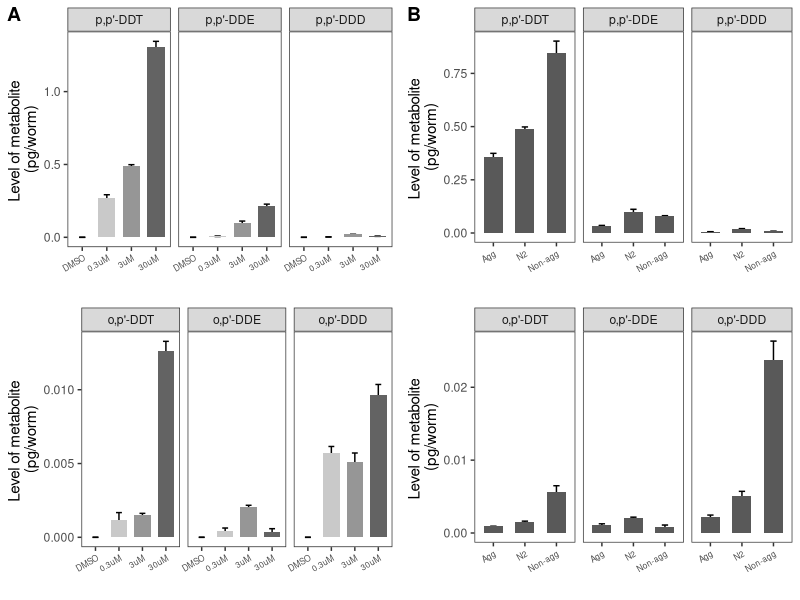
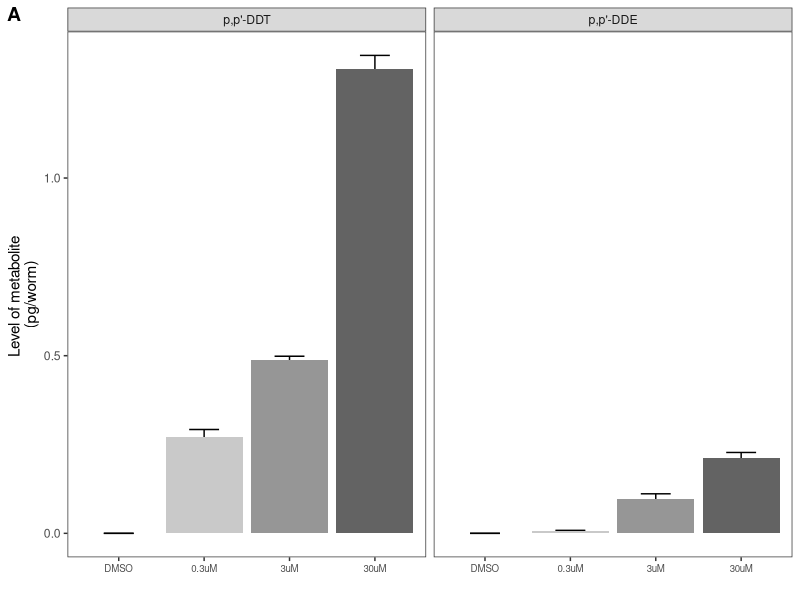

R code for these plots, in order:
#################
# LEVELS OF DDT AND METABOLITES MEASURED IN WORMS
#################

# THERE ARE TWO TYPES OF MEASUREMENTS:
# 1. SAMPLE CONCENTRATION (NG OF CHEMICAL / WORM)
# 2. EXTRACT CONCENTRATION (AMOUNT/L, PPB)

# THERE ARE TWO TYPES OF COMPARISONS:
# 1. THREE LEVELS OF EXPOSURE IN WILDTYPE WORMS: 0, 0.3, 3, AND 30 uM
# 2. LEVELS OF 0.3uM DDT IN ALL THREE STRAINS COMPARED TO THE DMSO CONTROL

# Call in file for sample concentration analysis

library(tidyverse)
library(cowplot)
options(scipen=999)


sample.conc <- read_csv("DDT_levels/data/sample_conc.csv") %>% 
    gather(key = "chemical", value = "levels", -sample) %>% 
    mutate(group = paste0(unlist(lapply(str_split(sample, "_"), function(x) x[1])), "_",
                          unlist(lapply(str_split(sample, "_"), function(x) x[2])))) %>% 
    mutate(strain = unlist(lapply(str_split(sample, "_"), function(x) x[1]))) %>% 
    mutate_if(is.character, str_replace_all, pattern = "<LOD", replacement = "0") %>% 
    modify_at(c("levels"), as.numeric)

sample.conc.avg <- sample.conc %>% 
    mutate(levels.pg = levels * 1000) %>% 
    group_by(chemical, group) %>% 
    summarise(avg.level = mean(levels.pg), sd.level = sd(levels.pg))



sample.conc.avg$chemical <- factor(sample.conc.avg$chemical, levels = c("p,p'-DDT",
                                                                        "p,p'-DDE",
                                                                        "p,p'-DDD",
                                                                        "o,p'-DDT",
                                                                        "o,p'-DDE",
                                                                        "o,p'-DDD"))

n2_figure <- sample.conc.avg %>% 
    mutate(strain = unlist(lapply(str_split(group, "_"), function(x) x[1]))) %>% 
    mutate(exposure = unlist(lapply(str_split(group, "_"), function(x) x[2]))) %>% 
    filter(strain == "N2") %>% 
    filter(chemical %in% c("p,p'-DDT",
                           "p,p'-DDE")) %>% 
    mutate(pgmean = avg.level * 1000) %>% 
    ggplot(aes(x = fct_reorder(exposure, avg.level, mean), y = avg.level, fill = exposure)) +
    geom_errorbar(aes(ymin = avg.level - sd.level, ymax = avg.level + sd.level), width = 0.35) +
    geom_bar(stat = "identity") +
    facet_wrap(~chemical) +
    theme_bw() +
    labs(x = "",
         y = "Level of metabolite \n(pg/worm)",
         fill = "") +
    theme(panel.grid.major = element_blank(),
          panel.grid.minor = element_blank(),
          legend.position = "none",
          axis.text.x = element_text(size = 7)) +
    scale_fill_manual(values = c("grey79", "grey39", "grey59", "grey99")) 


n2.1 <- sample.conc.avg %>% 
    mutate(strain = unlist(lapply(str_split(group, "_"), function(x) x[1]))) %>% 
    mutate(exposure = unlist(lapply(str_split(group, "_"), function(x) x[2]))) %>% 
    filter(strain == "N2") %>% 
    filter(chemical %in% c("p,p'-DDT",
                           "p,p'-DDE",
                           "p,p'-DDD")) %>% 
    ggplot(aes(x = fct_reorder(exposure, avg.level, mean), y = avg.level, fill = exposure)) +
    geom_errorbar(aes(ymin = avg.level - sd.level, ymax = avg.level + sd.level), width = 0.25) +
    geom_bar(stat = "identity", width = 0.7) +
    facet_wrap(~chemical) +
    theme_bw() +
    labs(x = "",
         y = "Level of metabolite \n(pg/worm)",
         fill = "") +
    theme(panel.grid.major = element_blank(),
          panel.grid.minor = element_blank(),
          legend.position = "none",
          axis.text.x = element_text(size = 6, angle = 30, hjust = 1)) +
    scale_fill_manual(values = c("grey79", "grey39", "grey59", "grey99")) 

n2.2 <- sample.conc.avg %>% 
    mutate(strain = unlist(lapply(str_split(group, "_"), function(x) x[1]))) %>% 
    mutate(exposure = unlist(lapply(str_split(group, "_"), function(x) x[2]))) %>% 
    filter(strain == "N2") %>% 
    filter(chemical %in% c("o,p'-DDT",
                           "o,p'-DDE",
                           "o,p'-DDD")) %>% 
    ggplot(aes(x = fct_reorder(exposure, avg.level, mean), y = avg.level, fill = exposure)) +
    geom_errorbar(aes(ymin = avg.level - sd.level, ymax = avg.level + sd.level), width = 0.25) +
    geom_bar(stat = "identity", width = 0.7) +
    facet_wrap(~chemical) +
    theme_bw() +
    labs(x = "",
         y = "Level of metabolite \n(pg/worm)",
         fill = "") +
    theme(panel.grid.major = element_blank(),
          panel.grid.minor = element_blank(),
          legend.position = "none",
          axis.text.x = element_text(size = 6, angle = 30, hjust = 1)) +
    scale_fill_manual(values = c("grey79", "grey39", "grey59", "grey99")) 


all.1 <- sample.conc.avg %>% 
    mutate(strain = unlist(lapply(str_split(group, "_"), function(x) x[1]))) %>% 
    mutate(exposure = unlist(lapply(str_split(group, "_"), function(x) x[2]))) %>% 
    filter(chemical %in% c("p,p'-DDT",
                           "p,p'-DDE",
                           "p,p'-DDD")) %>% 
    filter(exposure %in% c("3uM")) %>% 
    ggplot(aes(x = fct_reorder(strain, avg.level, mean), y = avg.level)) +
    geom_errorbar(aes(ymin = avg.level - sd.level, ymax = avg.level + sd.level), width = 0.2) +
    geom_bar(stat = "identity", width = 0.6) +
    facet_wrap(~chemical) +
    theme_bw() +
    labs(x = "",
         y = "Level of metabolite \n(pg/worm)",
         fill = "") +
    theme(panel.grid.major = element_blank(),
          panel.grid.minor = element_blank(),
          legend.position = "none",
          axis.text.x = element_text(size = 6, angle = 30, hjust = 1)) +
    scale_x_discrete(labels = c("Agg", "N2", "Non-agg"))

all.2 <- sample.conc.avg %>% 
    mutate(strain = unlist(lapply(str_split(group, "_"), function(x) x[1]))) %>% 
    mutate(exposure = unlist(lapply(str_split(group, "_"), function(x) x[2]))) %>% 
    filter(chemical %in% c("o,p'-DDT",
                           "o,p'-DDE",
                           "o,p'-DDD")) %>% 
    filter(exposure %in% c("3uM")) %>% 
    ggplot(aes(x = fct_reorder(strain, avg.level, mean), y = avg.level)) +
    geom_errorbar(aes(ymin = avg.level - sd.level, ymax = avg.level + sd.level), width = 0.2) +
    geom_bar(stat = "identity", width = 0.6) +
    facet_wrap(~chemical) +
    theme_bw() +
    labs(x = "",
         y = "Level of metabolite \n(pg/worm)",
         fill = "") +
    theme(panel.grid.major = element_blank(),
          panel.grid.minor = element_blank(),
          legend.position = "none",
          axis.text.x = element_text(size = 6, angle = 30, hjust = 1)) +
    scale_x_discrete(labels = c("Agg", "N2", "Non-agg"))

n2 <- plot_grid(n2.1, n2.2, nrow = 2)
all <- plot_grid(all.1, all.2, nrow = 2)

pdf("DDT_levels/figures/supplemental.pdf", width = 7, height = 6)
plot_grid(n2, all, nrow = 1, labels = c("A", "B"))
dev.off()


pdf("DDT_levels/figures/main_n2.pdf", width = 4, height = 3)
plot_grid(n2_figure, nrow = 1, labels = c("A"))
dev.off()


